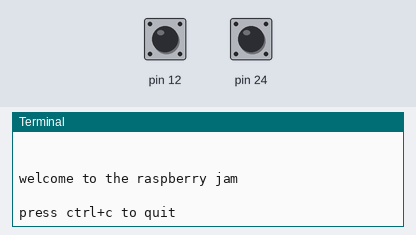
A program run on a simulated Raspberry Pi (header pin numbers). Shown: the last lines printed to the terminal. Inputs (shaded band) come from the test bench; at power-on: pin 12 LOW, pin 24 LOW. Sound played through the audio output is not drawn and takes no time.

Above: at 1.2 s.
1.3 s: pin 12 pulled HIGH for 0.15 s
At 2.0 s:
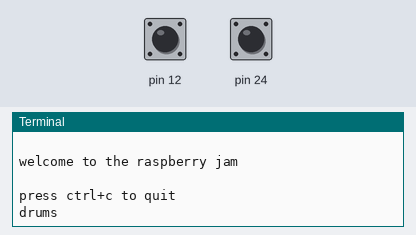
2.9 s: pin 24 pulled HIGH for 0.15 s
At 3.2 s:
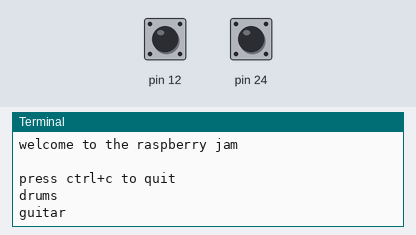

Measured:
- after the input at 1.3 s, the terminal: prints a new line at once (image 1)
- after the input at 2.9 s, the terminal: prints a new line at once (image 2)

The program:

music_player.py
```python
import pygame
import time
import RPi.GPIO as GPIO

pygame.init()

# optional sounds
#bass = pygame.mixer.Sound("/home/pi/final_proj/music_box/samples/bass_dnb_f.wav")
#breaks = pygame.mixer.Sound("/home/pi/final_proj/music_box/samples/loop_amen.wav")
#crow = pygame.mixer.Sound("/home/pi/final_proj/music_box/samples/misc_crow.wav")

#kick = pygame.mixer.Sound("/home/pi/final_proj/music_box/samples/drum_heavy_kick.wav")
#snare = pygame.mixer.Sound("/home/pi/final_proj/music_box/samples/drum_snare_hard.wav")

guitar = pygame.mixer.Sound("/home/pi/final_proj/music_box/samples/guit_e_fifths.wav")
drums = pygame.mixer.Sound("/home/pi/final_proj/music_box/samples/loop_compus.wav")

def button1(pin):
        print("drums")
        drums.play()

def button2(pin):
        print("guitar")
        guitar.play()

#def drum_program(pin):
#       kick.play()
#       print("boom")
#       time.sleep(.3)
#
#       snare.play()
#       print("bap")
#       time.sleep(.6)
#
#       kick.play()
#       print("boom")
#       time.sleep(.15)
#
#       snare.play()
#       print("bap")
#       time.sleep(.3)
#
#       kick.play()
#       print("boom")
#       time.sleep(.15)
#
#       kick.play()
#       print("boom")
#       time.sleep(.3)
#
#       snare.play()
#       print("bap")
#       time.sleep(.6)
#
#       kick.play()
#       print("boom")
#       time.sleep(.15)
#
#       snare.play()
#       print("bap")
#       time.sleep(.3)

# GPIO setup
GPIO.setmode(GPIO.BOARD)
GPIO.setwarnings(False)

# Setup pins and set default state to off
GPIO.setup(12, GPIO.IN, pull_up_down=GPIO.PUD_DOWN)
GPIO.setup(24, GPIO.IN, pull_up_down=GPIO.PUD_DOWN)

# GPIO event that detects rising current change (from off to on)
# The button press changes the voltage and triggers a callback function
GPIO.add_event_detect(12, GPIO.RISING,callback=button1)
GPIO.add_event_detect(24, GPIO.RISING,callback=button2)

# Display
print("\n")
print("welcome to the raspberry jam\n")
message = input("press ctrl+c to quit\n")
```
